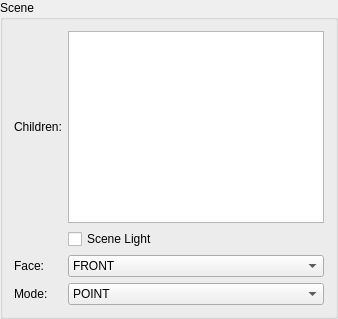
         <widget class="QGroupBox" name="sceneGroupBox" >
          <property name="enabled" >
           <bool>true</bool>
          </property>
          <property name="sizePolicy" >
           <sizepolicy vsizetype="Maximum" hsizetype="Preferred" >
            <horstretch>0</horstretch>
            <verstretch>0</verstretch>
           </sizepolicy>
          </property>
          <property name="title" >
           <string>Scene</string>
          </property>
          <property name="checkable" >
           <bool>false</bool>
          </property>
          <layout class="QGridLayout" name="gridLayout_4" >
           <item row="1" column="1" >
            <widget class="QListWidget" name="sceneChildList" />
           </item>
           <item row="1" column="0" >
            <widget class="QLabel" name="label_11" >
             <property name="text" >
              <string>Children:</string>
             </property>
            </widget>
           </item>
           <item row="2" column="1" >
            <widget class="QCheckBox" name="sceneLightToggle" >
             <property name="text" >
              <string>Scene Light</string>
             </property>
            </widget>
           </item>
           <item row="4" column="1" >
            <widget class="QComboBox" name="sceneModeCombo" >
             <item>
              <property name="text" >
               <string>POINT</string>
              </property>
             </item>
             <item>
              <property name="text" >
               <string>LINE</string>
              </property>
             </item>
             <item>
              <property name="text" >
               <string>FILL</string>
              </property>
             </item>
            </widget>
           </item>
           <item row="3" column="1" >
            <widget class="QComboBox" name="sceneFaceCombo" >
             <item>
              <property name="text" >
               <string>FRONT</string>
              </property>
             </item>
             <item>
              <property name="text" >
               <string>BACK</string>
              </property>
             </item>
             <item>
              <property name="text" >
               <string>FRONT_AND_BACK</string>
              </property>
             </item>
            </widget>
           </item>
           <item row="3" column="0" >
            <widget class="QLabel" name="label_12" >
             <property name="text" >
              <string>Face:</string>
             </property>
            </widget>
           </item>
           <item row="4" column="0" >
            <widget class="QLabel" name="label_13" >
             <property name="text" >
              <string>Mode:</string>
             </property>
            </widget>
           </item>
          </layout>
         </widget>
